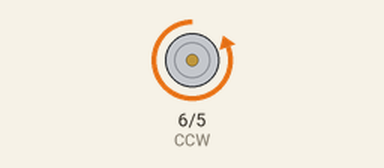
The sketch below on a simulated Arduino Uno, built with avr-gcc and run on an emulated ATmega328P. Parts: motor-driver pin pairs drawn as motors (green arrow = first pin HIGH = forward, orange = second pin HIGH = backward, longer = more drive).

Above: at 0.7 s.
Timing chart, 0 to 3.5 s (numbered marks = the images above):
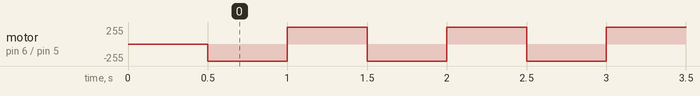

Measured:
- by itself, motor on pin 6 (CCW) / pin 5 (CW): alternates forward 255/255 for 0.50 s and backward 255/255 for 0.50 s

The sketch:

MotorDcConEncoder.ino
```cpp
int CW =5;
int CCW=6;
float CWValue=0;
float CCWValue=0;

void setup() {
  // put your setup code here, to run once:
    pinMode(5, OUTPUT);
    pinMode(6, OUTPUT);
    pinMode(8, INPUT);
    analogWrite(CW,200);  //drive the motor in one direction
    analogWrite(CW,0);
    delay (500);
    Serial.begin(9600);
}

void loop() {
  // put your main code here, to run repeatedly:

    for(int i=0; i<10; i++){
      digitalWrite(CW, HIGH);
      digitalWrite(CCW, LOW);
      delay(500);
      digitalWrite(CW, LOW);
      digitalWrite(CCW, HIGH);
      delay(500);


      }

}
```
